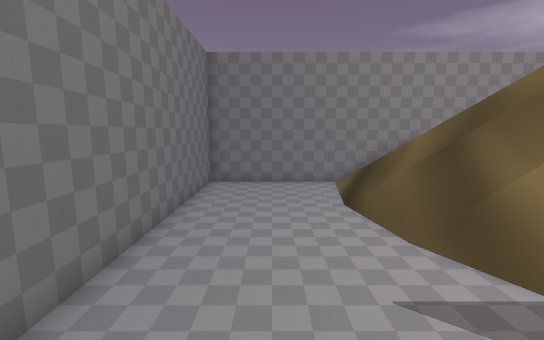
view 1 (above)

16 first-person views from a walk through a level from a Godot 3-D game. The camera is 1.2 m above the floor, tilts 8° down and sees 90° across. The floor is counted in squares, 0.5 m on a side. Each view is taken from the middle of a square. On the plan, view 1 faces up. The plan holds only what a view shows up to about 18 squares ahead; the rest is blank.

view 2
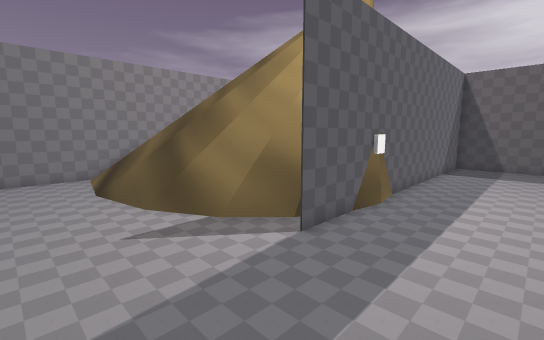

view 3
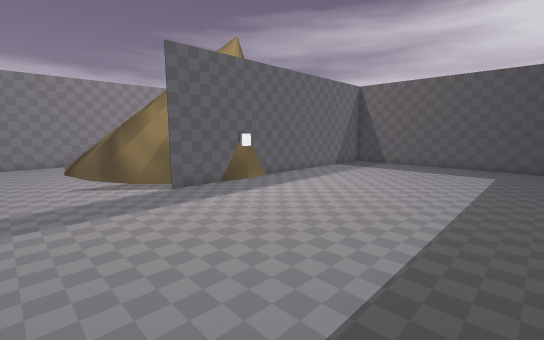

view 4
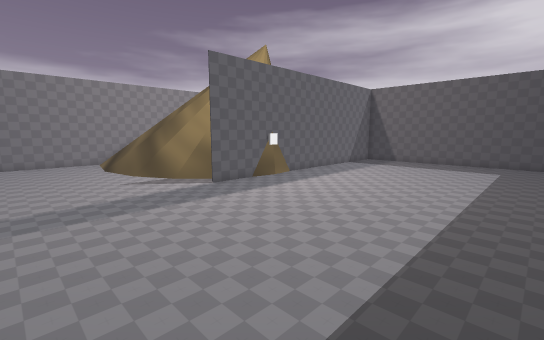

view 5
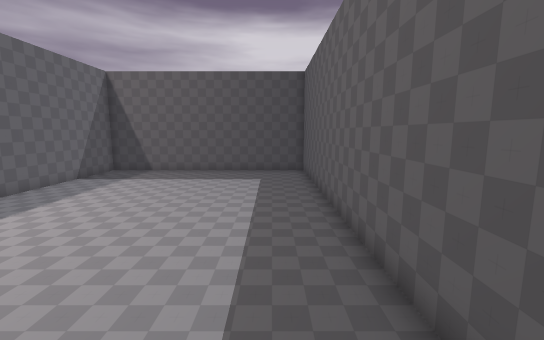

view 6
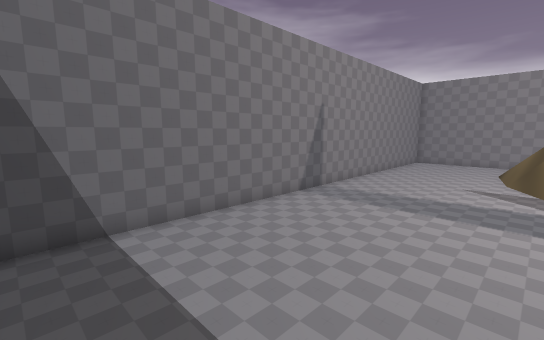

view 7
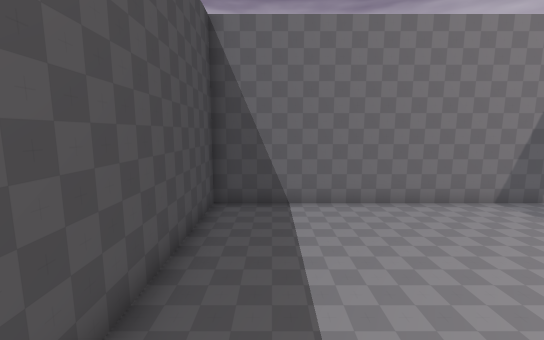

view 8
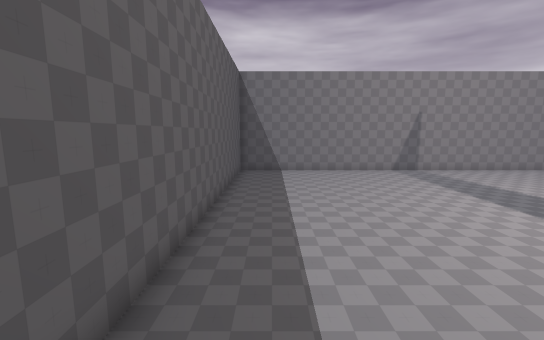

view 9
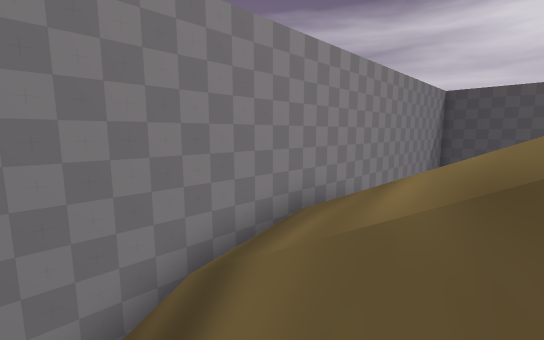

view 10
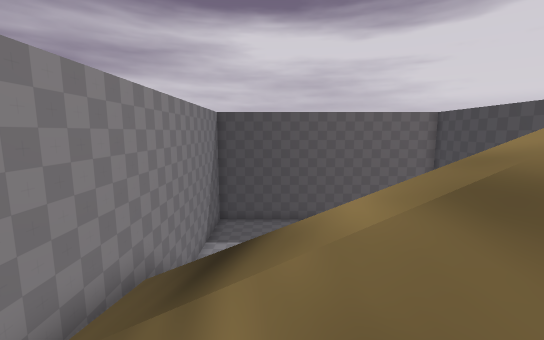

view 11
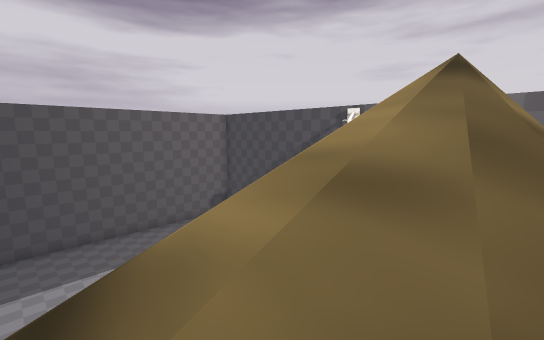

view 12
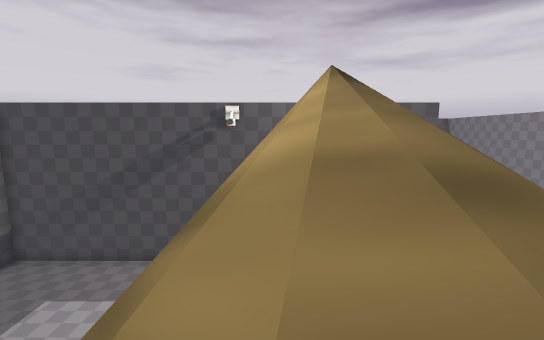

view 13
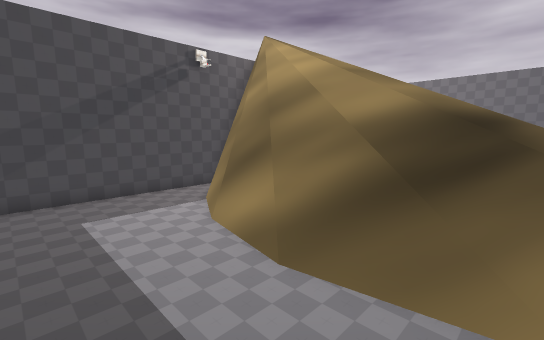

view 14
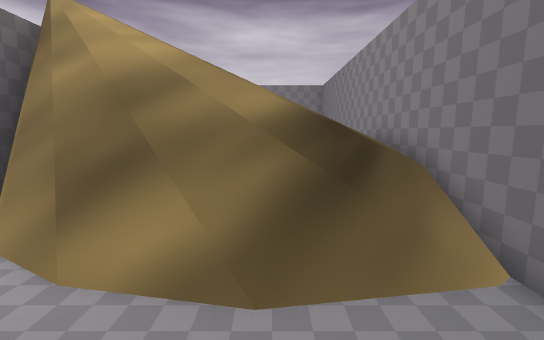

view 15
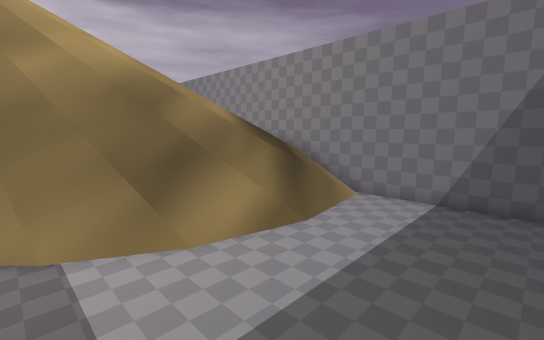

view 16
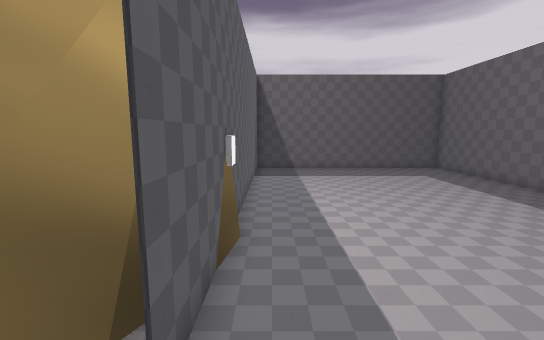

### Floor plan
Key: @ floor where view 1 was taken; # wall or solid block; . floor; / step, stairs or slope; = window, fence, low wall or low ledge; v drop or lower ground.
Columns run from 3 left of view 1 to 21 right of it. Each row starts with its distance up from view 1.
 13 #########################
 12 #...../ ///////////.....#
 11 #...../////////////.....#
 10 #.....// //////////.....#
  9 #...../////////////.....#
  8 #...../////////////.....#
  7 #.....#=/////////=#.....#
  6 #.....#=#///////#=#.....#
  5 #.....#=#///////#=#.....#
  4 #......=#v/////v#=......#
  3 #.......##v///v##.......#
  2 #........## / ##........#
  1 #.......#################
  0 #..@....................#
 -1 #.......................#
 -2 #.......................#
 -3 #.......................#
 -4 #.......................#
 -5 #.......................#
 -6 #.......................#
 -7 #.......................#
 -8 #.......................#
 -9 #.......................#
-10 #.......................#
-11 #########################

Where each view was taken, in squares from view 1:
view 1: 0 up, 0 right, facing up
view 2: 3 down, 0 right, facing up-right
view 3: 10 down, 0 right, facing up-right
view 4: 10 down, 2 left, facing up-right
view 5: 9 down, 4 right, facing right
view 6: 10 down, 4 right, facing up-left
view 7: 9 down, 6 right, facing left
view 8: 9 down, 14 right, facing left
view 9: 9 up, 4 right, facing up-right
view 10: 10 up, 6 right, facing right
view 11: 11 up, 7 right, facing down-right
view 12: 11 up, 11 right, facing down
view 13: 12 up, 19 right, facing down-left
view 14: 9 up, 19 right, facing left
view 15: 3 up, 20 right, facing up-left
view 16: 0 up, 3 right, facing right
